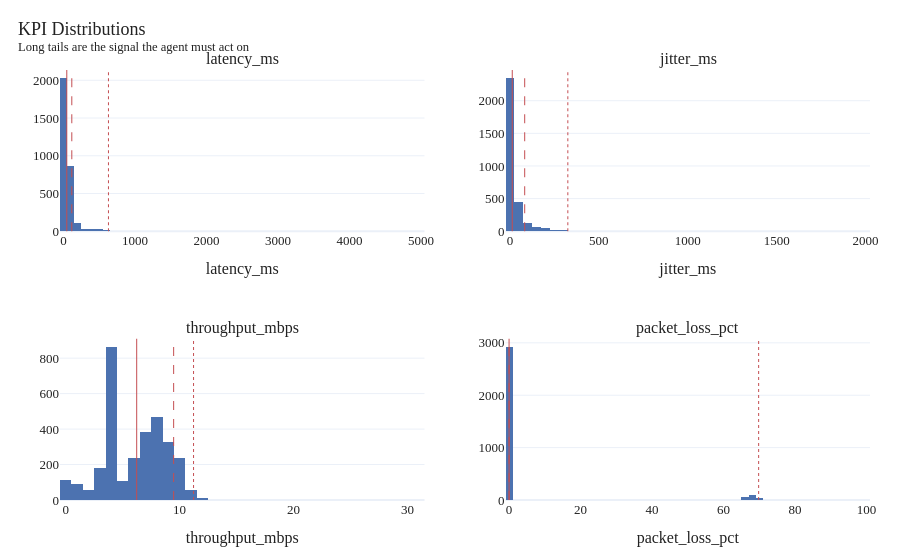
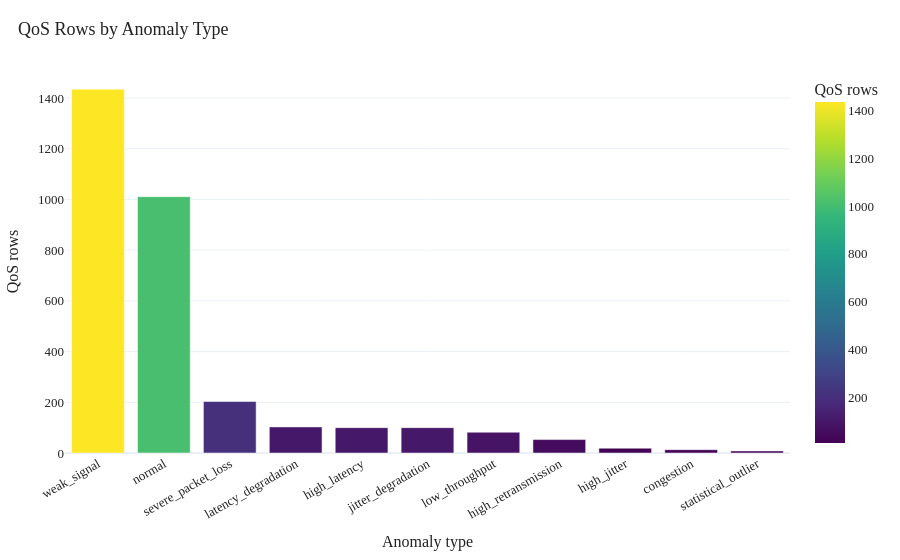

Notebook source saved alongside these figures, in order:
### Markdown cell above
<a id="sec-05"></a>

## 05 - Exploratory Data Analysis (key figures)

Before constructing episodes, we examine the cleaned data distribution. The EDA figures identify common operating regimes, severe KPI tails, and rare anomaly patterns, which explains why the later benchmark uses chronological evaluation and bounded rare-class balancing instead of a naive random split.

### Code cell
# Fig 1 — KPI distributions
KPI_COLS = ["latency_ms", "jitter_ms", "throughput_mbps", "packet_loss_pct"]
fig = make_subplots(rows=2, cols=2, subplot_titles=KPI_COLS)
for i, col in enumerate(KPI_COLS):
    r, c = divmod(i, 2)
    series = df[col].dropna()
    fig.add_trace(go.Histogram(x=series, nbinsx=60, marker_color="#4C72B0",
                               showlegend=False), row=r+1, col=c+1)
    for q, dash in [(0.5,"solid"), (0.9,"dash"), (0.99,"dot")]:
        fig.add_vline(x=series.quantile(q), line=dict(color="#C44E52",dash=dash,width=1),
                      row=r+1, col=c+1)
    fig.update_xaxes(title_text=col, row=r+1, col=c+1)
style(fig, "KPI Distributions", "Long tails are the signal the agent must act on")
save_fig(fig, "fig01_kpi_distributions"); fig.show()

# Fig 2 — Anomaly distribution
rc_counts_raw = df["anomaly_type"].value_counts(dropna=False).reset_index()
rc_counts_raw.columns = ["anomaly_type", "rows"]
fig2 = px.bar(rc_counts_raw, x="anomaly_type", y="rows",
              color="rows", color_continuous_scale="Viridis",
              labels={"anomaly_type":"Anomaly type","rows":"QoS rows"})
fig2.update_xaxes(tickangle=-30)
style(fig2, "QoS Rows by Anomaly Type")
save_fig(fig2, "fig02_anomaly_distribution"); fig2.show()

### Figure 1 — Plotly figure (JSON) as saved in the notebook; plotly's stock layout.template omitted (floating-point values rounded to 4 significant figures; data arrays with more than 128 entries replaced by an {"elided": "..."} marker saying what was removed)
{"data": [{"marker": {"color": "#4C72B0"}, "nbinsx": 60, "showlegend": false, "type": "histogram", "x": {"elided": "3127 float values"}, "xaxis": "x", "yaxis": "y"}, {"marker": {"color": "#4C72B0"}, "nbinsx": 60, "showlegend": false, "type": "histogram", "x": {"elided": "3127 float values"}, "xaxis": "x2", "yaxis": "y2"}, {"marker": {"color": "#4C72B0"}, "nbinsx": 60, "showlegend": false, "type": "histogram", "x": {"elided": "3127 float values"}, "xaxis": "x3", "yaxis": "y3"}, {"marker": {"color": "#4C72B0"}, "nbinsx": 60, "showlegend": false, "type": "histogram", "x": {"elided": "3127 float values"}, "xaxis": "x4", "yaxis": "y4"}], "layout": {"annotations": [{"font": {"size": 16}, "showarrow": false, "text": "latency_ms", "x": 0.225, "xanchor": "center", "xref": "paper", "y": 1, "yanchor": "bottom", "yref": "paper"}, {"font": {"size": 16}, "showarrow": false, "text": "jitter_ms", "x": 0.775, "xanchor": "center", "xref": "paper", "y": 1, "yanchor": "bottom", "yref": "paper"}, {"font": {"size": 16}, "showarrow": false, "text": "throughput_mbps", "x": 0.225, "xanchor": "center", "xref": "paper", "y": 0.375, "yanchor": "bottom", "yref": "paper"}, {"font": {"size": 16}, "showarrow": false, "text": "packet_loss_pct", "x": 0.775, "xanchor": "center", "xref": "paper", "y": 0.375, "yanchor": "bottom", "yref": "paper"}], "font": {"color": "#222", "family": "Georgia, serif", "size": 13}, "margin": {"b": 60, "l": 60, "r": 30, "t": 70}, "shapes": [{"line": {"color": "#C44E52", "dash": "solid", "width": 1}, "type": "line", "x0": 45, "x1": 45, "xref": "x", "y0": 0, "y1": 1, "yref": "y domain"}, {"line": {"color": "#C44E52", "dash": "dash", "width": 1}, "type": "line", "x0": 115.1, "x1": 115.1, "xref": "x", "y0": 0, "y1": 1, "yref": "y domain"}, {"line": {"color": "#C44E52", "dash": "dot", "width": 1}, "type": "line", "x0": 628.1, "x1": 628.1, "xref": "x", "y0": 0, "y1": 1, "yref": "y domain"}, {"line": {"color": "#C44E52", "dash": "solid", "width": 1}, "type": "line", "x0": 13, "x1": 13, "xref": "x2", "y0": 0, "y1": 1, "yref": "y2 domain"}, {"line": {"color": "#C44E52", "dash": "dash", "width": 1}, "type": "line", "x0": 83, "x1": 83, "xref": "x2", "y0": 0, "y1": 1, "yref": "y2 domain"}, {"line": {"color": "#C44E52", "dash": "dot", "width": 1}, "type": "line", "x0": 325.6, "x1": 325.6, "xref": "x2", "y0": 0, "y1": 1, "yref": "y2 domain"}, {"line": {"color": "#C44E52", "dash": "solid", "width": 1}, "type": "line", "x0": 6.233, "x1": 6.233, "xref": "x3", "y0": 0, "y1": 1, "yref": "y3 domain"}, {"line": {"color": "#C44E52", "dash": "dash", "width": 1}, "type": "line", "x0": 9.477, "x1": 9.477, "xref": "x3", "y0": 0, "y1": 1, "yref": "y3 domain"}, {"line": {"color": "#C44E52", "dash": "dot", "width": 1}, "type": "line", "x0": 11.22, "x1": 11.22, "xref": "x3", "y0": 0, "y1": 1, "yref": "y3 domain"}, {"line": {"color": "#C44E52", "dash": "solid", "width": 1}, "type": "line", "x0": 0, "x1": 0, "xref": "x4", "y0": 0, "y1": 1, "yref": "y4 domain"}, {"line": {"color": "#C44E52", "dash": "dash", "width": 1}, "type": "line", "x0": 0, "x1": 0, "xref": "x4", "y0": 0, "y1": 1, "yref": "y4 domain"}, {"line": {"color": "#C44E52", "dash": "dot", "width": 1}, "type": "line", "x0": 69.84, "x1": 69.84, "xref": "x4", "y0": 0, "y1": 1, "yref": "y4 domain"}], "title": {"text": "KPI Distributions<br><sup>Long tails are the signal the agent must act on</sup>", "x": 0.02, "xanchor": "left"}, "xaxis": {"anchor": "y", "domain": [0, 0.45], "title": {"text": "latency_ms"}}, "xaxis2": {"anchor": "y2", "domain": [0.55, 1], "title": {"text": "jitter_ms"}}, "xaxis3": {"anchor": "y3", "domain": [0, 0.45], "title": {"text": "throughput_mbps"}}, "xaxis4": {"anchor": "y4", "domain": [0.55, 1], "title": {"text": "packet_loss_pct"}}, "yaxis": {"anchor": "x", "domain": [0.625, 1]}, "yaxis2": {"anchor": "x2", "domain": [0.625, 1]}, "yaxis3": {"anchor": "x3", "domain": [0, 0.375]}, "yaxis4": {"anchor": "x4", "domain": [0, 0.375]}}}

### Figure 2 — Plotly figure (JSON) as saved in the notebook; plotly's stock layout.template omitted (floating-point values rounded to 4 significant figures)
{"data": [{"hovertemplate": "Anomaly type=%{x}<br>QoS rows=%{marker.color}<extra></extra>", "legendgroup": "", "marker": {"color": [1435, 1011, 203, 103, 100, 100, 82, 53, 19, 13, 8], "coloraxis": "coloraxis", "pattern": {"shape": ""}}, "name": "", "orientation": "v", "showlegend": false, "textposition": "auto", "type": "bar", "x": ["weak_signal", "normal", "severe_packet_loss", "latency_degradation", "high_latency", "jitter_degradation", "low_throughput", "high_retransmission", "high_jitter", "congestion", "statistical_outlier"], "xaxis": "x", "y": [1435, 1011, 203, 103, 100, 100, 82, 53, 19, 13, 8], "yaxis": "y"}], "layout": {"barmode": "relative", "coloraxis": {"colorbar": {"title": {"text": "QoS rows"}}, "colorscale": [[0, "#440154"], [0.1111, "#482878"], [0.2222, "#3e4989"], [0.3333, "#31688e"], [0.4444, "#26828e"], [0.5556, "#1f9e89"], [0.6667, "#35b779"], [0.7778, "#6ece58"], [0.8889, "#b5de2b"], [1, "#fde725"]]}, "font": {"color": "#222", "family": "Georgia, serif", "size": 13}, "legend": {"tracegroupgap": 0}, "margin": {"b": 60, "l": 60, "r": 30, "t": 70}, "title": {"text": "QoS Rows by Anomaly Type", "x": 0.02, "xanchor": "left"}, "xaxis": {"anchor": "y", "domain": [0, 1], "tickangle": -30, "title": {"text": "Anomaly type"}}, "yaxis": {"anchor": "x", "domain": [0, 1], "title": {"text": "QoS rows"}}}}
